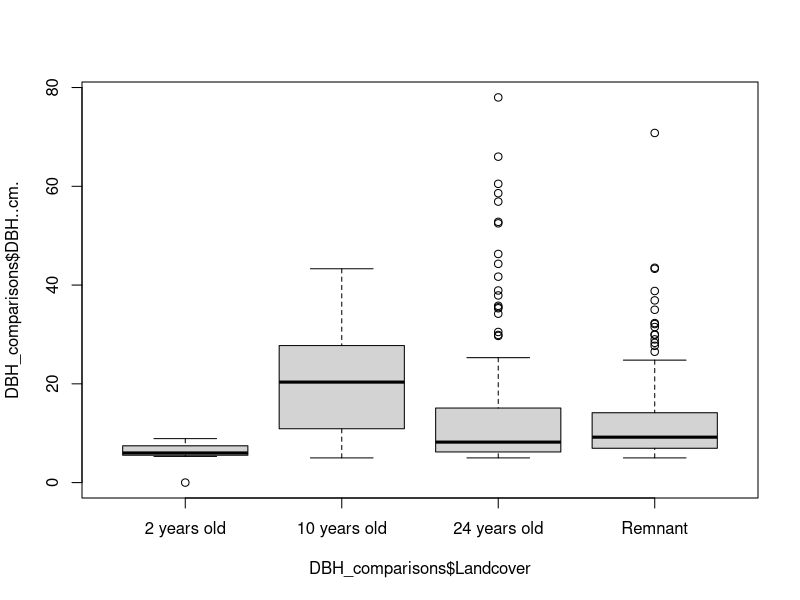

The R script that drew this image: (Note: this script raises an error after producing the figure.)
#### DBH analysis ####
# Note that DBH analyses consider Musa spp. (thus inclueded also in the Basal Area evaluations), but biomass evaluations do not.
# Trees DBH analysis without grassland
# Load the data (if not done before)
DBH_comparisons<-read.table("Heightcomparison.csv",h=T,sep=",")
# Remove the grasslands observations
DBH_comparisons <- DBH_comparisons[DBH_comparisons$Landcover != "Grassland", ]
# Transform into factors
DBH_comparisons$Landcover<- factor(DBH_comparisons$Landcover , levels = c("2 years old", "10 years old", "24 years old", "Remnant"))
DBH_comparisons$Hill__side <-as.factor(DBH_comparisons$Hill__side)
# Check
summary(DBH_comparisons)
# plot to visualise
plot(DBH_comparisons$DBH..cm.~DBH_comparisons$Landcover)
ggplot(DBH_comparisons, aes(x=Landcover, y=DBH..cm.))+
  geom_boxplot()+
  geom_jitter(width=0.05, cex=3, alpha=0.05)+
  theme_classic()
# check the variance of the data
leveneTest(DBH_comparisons$DBH..cm.,DBH_comparisons$Landcover)
# In my case is not homogeneous
# Visualise the data distribution
hist(DBH_comparisons$DBH..cm.)
# In my case is positively skewed
# Transform the data
hist(sqrt(DBH_comparisons$DBH..cm.))
# Check normality of the data
qqnorm(sqrt(DBH_comparisons$DBH..cm.))
shapiro.test(sqrt(DBH_comparisons$DBH..cm.))
# In my case they are normal not from test but from the graph
# Check variance after transformation
leveneTest((sqrt(DBH_comparisons$DBH..cm.)),DBH_comparisons$Landcover)
# The variance is still not homogeneous
# Usage of lmm to account for the dependency, using the Hill side as a random factor
DBHmodel <- lmer((sqrt(DBH..cm.)) ~ Landcover + (1|Hill__side), data = DBH_comparisons)
# Run the model
summary(DBHmodel)
# check model's residuals
plot(DBHmodel)
residuals_model<-residuals(DBHmodel)
plot(residuals_model)
qqnorm(residuals_model)
qqline(residuals_model)
# To implement pairwise comparisons
emms<-emmeans(DBHmodel, pairwise ~ Landcover)
emms
# See the results in the original scale
# Back-transform the EMMs
emms_backtransformed <- regrid(emms, transform = T,predict.type)
# View the back-transformed EMMs and pairwise comparisons
emms_backtransformed
#use pairs() to display also the p-values
pairs(emms_backtransformed)

#Spatial model DBH, without grassland
# Load the data (if not done before)
DBH_comparisons<-read.table("Heightcomparison.csv",h=T,sep=",")
# Remove the grasslands observations
DBH_comparisons <- DBH_comparisons[DBH_comparisons$Landcover != "Grassland", ]
# Tranform into factors
DBH_comparisons$Landcover<- factor(DBH_comparisons$Landcover , levels = c("2 years old", "10 years old", "24 years old", "Remnant"))
DBH_comparisons$Hill__side <-as.factor(DBH_comparisons$Hill__side)
# Check
summary(DBH_comparisons)
# Exploration of the basic model
data.spatialCor.gls <- gls(DBH..cm.~ Landcover, data=DBH_comparisons,
                           method = "REML")
plot(data.spatialCor.gls)
# Convert data to a spatial points data frame (SPDF). This is also the format required to implement the models
coordinates(DBH_comparisons) <- ~Long_ID + Lat_ID
# Creation of the experimental variogram to understand the type of correlation
exp_variogram <- variogram(DBH..cm. ~ 1, data=DBH_comparisons)
plot(exp_variogram)
# Extract distance and gamma values
exp_variogram_data <- data.frame(distance = exp_variogram$dist, gamma = exp_variogram$gamma)
# Visualise
ggplot(exp_variogram_data, aes(x = distance, y = gamma)) +
  geom_point() +
  geom_line() +
  labs(x = "Lag (h)", y = "Semivariance") +
  theme_minimal()
# No pattern can be extracted to implement a gls, non-stationary

#### DBH proportions####
# DBH proportions without grassland (only present 1 Coccus nucifera in 1 plot in grassland)
# Load the data
Raw_data_DBH<-read.table("GoodPaired_analyses_DBH_BiomassNoCoconut2.csv",h=T,sep=",")
# Remove the grassland
Raw_data_DBH<-Raw_data_DBH[Raw_data_DBH$Sample__ID != "G3SB", ]
# Ensure that the first factor displayed is 2 years old, not 10 years old plantation:
Raw_data_DBH$Landcover <- factor(Raw_data_DBH$Landcover, levels = c("2 years old", "10 years old", "24 years old", "Remnant"))
levels(Raw_data_DBH$Landcover)
Raw_data_DBH$Hill__side<-as.factor(Raw_data_DBH$Hill__side)
# Define the DBH class intervals
class_breaks <- c(5,10, 20, 30, Inf)
# Create a new column 'DBH_class' using `cut` function
Raw_data_DBH <- Raw_data_DBH %>%
  mutate(DBH_class = cut(DBH..cm., breaks = class_breaks,
                         labels = c("5-10cm", "10-20cm", "20-30cm", ">=30cm"),
                         right = FALSE))

# Filter out trees with DBH < 5 cm
filtered_data <- Raw_data_DBH %>%
  filter(DBH..cm. >= 5)
# Check
filtered_data
# Group by Landcover and DBH class, then calculate proportions
# proportions_df <- filtered_data %>%
# group_by(Sample__ID,Landcover,Hill__side, DBH_class) %>%
# summarise(Count = n()) %>%
# group_by(Landcover) %>%
# mutate(Proportion = Count / sum(Count) * 100)
# want proportions at the plot-level, not grouped by land cover
proportions_df <- filtered_data %>%
  group_by(Sample__ID,Landcover,Hill__side, DBH_class) %>%
  dplyr::summarise(Count = n()) %>%
  group_by(Sample__ID) %>%
  mutate(Proportion = Count / sum(Count) * 100)
head(proportions_df)
# Check
print(proportions_df,n=50)
# Visualize the results
ggplot(proportions_df, aes(x = Landcover, y = Proportion, fill = DBH_class)) +
  geom_bar(stat = "identity", position = "fill") +
  scale_fill_viridis_d(option = "cividis") +
  scale_y_continuous(labels = scales::percent) +
  labs(title = "DBH Frequency Classes", x = "Landcover", y = "Proportion of Trees")+
  theme_bw()
# To answer: Are the proportions statistically different across landcovertypes?
# Check the variance
leveneTest(proportions_df$Proportion~proportions_df$Landcover)
# In my case, the variance is homogeneous
# Check distribution of the data
hist(proportions_df$Proportion)
# On my case the data are positively skewed
# Transform the data
hist(sqrt(proportions_df$Proportion))
# Fit a lmm to account for dependence using the Hill_side
# class 5-10cm
# Filter the data frame for the specific DBH_class
data_subset5_10cm <- proportions_df[proportions_df$DBH_class == "5-10cm", ]
# Fit the lmer model
model_DBHproportions5_10cm <- lmer(sqrt(Proportion) ~ Landcover + (1|Hill__side), data = data_subset5_10cm)
residuals_model5_10cm<-residuals(model_DBHproportions5_10cm)
summary(model_DBHproportions5_10cm)
#check residuals
plot(model_DBHproportions5_10cm)
plot(residuals_model5_10cm)
qqnorm(residuals_model5_10cm)
qqline(residuals_model5_10cm)
# ok residuals, not clear patterns
# To implement pairwise comparisons
emmeans(model_DBHproportions5_10cm , pairwise ~ Landcover)
# See the results in the original scale
# Back-transform the EMMs
emms5_10cm<-emmeans(model_DBHproportions5_10cm , pairwise ~ Landcover)
emms_backtransformed5_10cm <- regrid(emms5_10cm, transform = T,predict.type)
# View the back-transformed EMMs and pairwise comparisons
emms_backtransformed5_10cm
#use pairs() to display also the p-values
pairs(emms_backtransformed5_10cm)

# class 10_20cm
# Filter the data frame for the specific DBH_class
data_subset10_20cm <- proportions_df[proportions_df$DBH_class == "10-20cm", ]
# Fit the lmer model
model_DBHproportions10_20cm <- lmer(sqrt(Proportion) ~ Landcover + (1|Hill__side), data = data_subset10_20cm)
residuals_model10_20cm<-residuals(model_DBHproportions10_20cm)
summary(model_DBHproportions10_20cm)
#check residuals
plot(model_DBHproportions10_20cm)
plot(residuals_model10_20cm)
qqnorm(residuals_model10_20cm)
qqline(residuals_model10_20cm)
#ok residuals, not clear patterns
# To implement pairwise comparisons
emmeans(model_DBHproportions10_20cm , pairwise ~ Landcover)
# See the results in the original scale
# Back-transform the EMMs
emms10_20cm<-emmeans(model_DBHproportions10_20cm , pairwise ~ Landcover)
emms_backtransformed10_20cm <- regrid(emms10_20cm, transform = T,predict.type)
# View the back-transformed EMMs and pairwise comparisons
emms_backtransformed10_20cm
#use pairs() to display also the p-values
pairs(emms_backtransformed10_20cm)

# class 20_30cm
# Filter the data frame for the specific DBH_class
data_subset20_30cm <- proportions_df[proportions_df$DBH_class == "20-30cm", ]
# Fit the lmer model
model_DBHproportions20_30cm <- lmer(sqrt(Proportion) ~ Landcover + (1|Hill__side), data = data_subset20_30cm)
residuals_model20_30cm<-residuals(model_DBHproportions20_30cm)
summary(model_DBHproportions20_30cm)
#check residuals
plot(model_DBHproportions20_30cm)
plot(residuals_model20_30cm)
qqnorm(residuals_model20_30cm)
qqline(residuals_model20_30cm)
#ok residuals, not clear patterns
# To implement pairwise comparisons
emmeans(model_DBHproportions20_30cm , pairwise ~ Landcover)
# See the results in the original scale
# Back-transform the EMMs
emms20_30cm<-emmeans(model_DBHproportions20_30cm , pairwise ~ Landcover)
emms_backtransformed20_30cm <- regrid(emms20_30cm, transform = T,predict.type)
# View the back-transformed EMMs and pairwise comparisons
emms_backtransformed20_30cm
#use pairs() to display also the p-values
pairs(emms_backtransformed20_30cm)

# class >=30cm
# Filter the data frame for the specific DBH_class
data_subset_30cm <- proportions_df[proportions_df$DBH_class == ">=30cm", ]
# Fit the lmer model
model_DBHproportions_30cm  <- lmer(sqrt(Proportion) ~ Landcover + (1|Hill__side), data = data_subset_30cm )
residuals_model_30cm <-residuals(model_DBHproportions_30cm)
summary(model_DBHproportions_30cm)
#check residuals
plot(model_DBHproportions_30cm)
plot(residuals_model_30cm)
qqnorm(residuals_model_30cm)
qqline(residuals_model_30cm)
#ok residuals, not clear patterns
# To implement pairwise comparisons
emmeans(model_DBHproportions_30cm , pairwise ~ Landcover)
# See the results in the original scale
# Back-transform the EMMs
emms_30cm<-emmeans(model_DBHproportions_30cm , pairwise ~ Landcover)
emms_backtransformed_30cm <- regrid(emms_30cm, transform = T,predict.type)
# View the back-transformed EMMs and pairwise comparisons
emms_backtransformed_30cm
#use pairs() to display also the p-values
pairs(emms_backtransformed_30cm)
